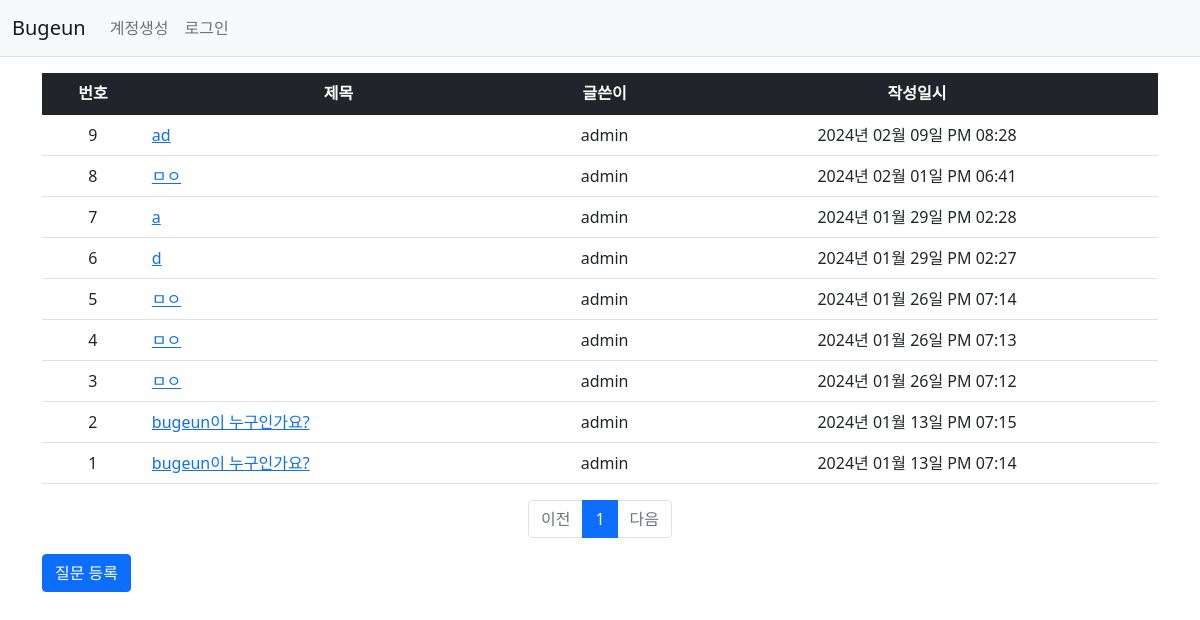
Page /question/list/ on the earlier database version.
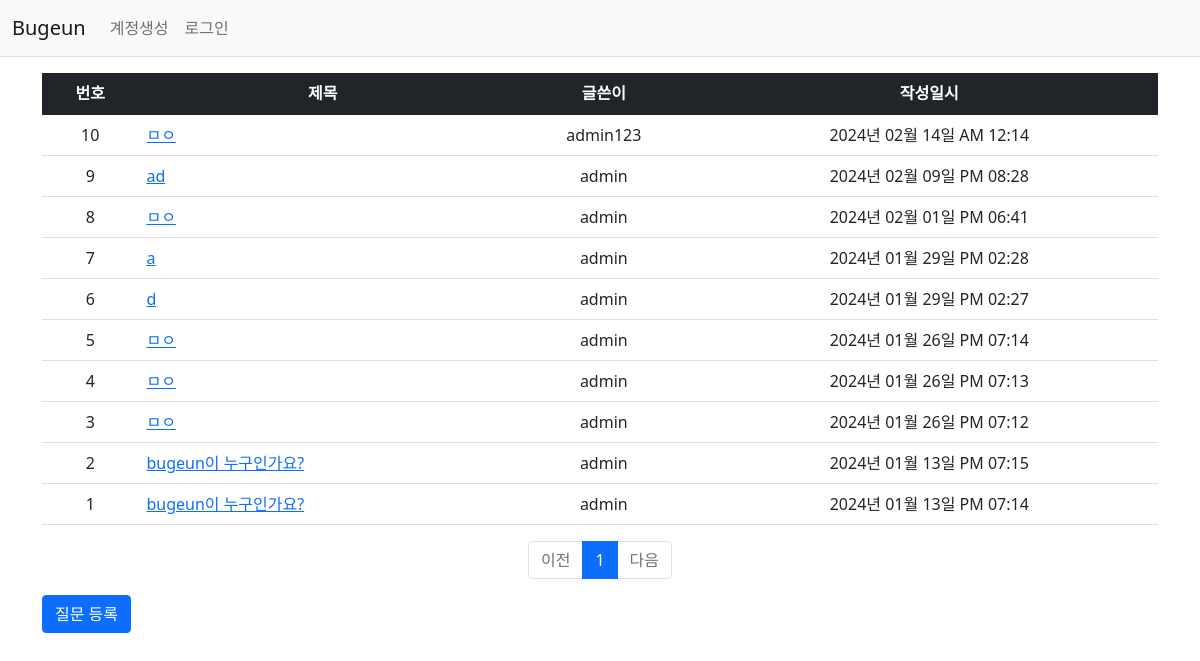
Same page on the later database version.
### homepage/models.py (models this page shows)
class Question(db.Model):
    id = db.Column(db.Integer, primary_key=True)
    subject = db.Column(db.String(200), nullable=False)
    content = db.Column(db.Text(), nullable=False)
    create_date = db.Column(db.DateTime(), nullable=False)
    user_id = db.Column(db.Integer, db.ForeignKey('user.id', ondelete='CASCADE'), nullable=False)
    user = db.relationship('User', backref=db.backref('question_set'))
    modify_date = db.Column(db.DateTime(), nullable=True)

class User(db.Model):
    id = db.Column(db.Integer, primary_key=True)
    username = db.Column(db.String(150), unique=True, nullable=False)
    password = db.Column(db.String(200), nullable=False)
    email = db.Column(db.String(150), unique=True, nullable=False)
    pnumber = db.Column(db.String(150), unique=True, nullable=True)
    Hadress = db.Column(db.String(300), nullable=True)
    pcode = db.Column(db.String(150), nullable=True)
    Cadress = db.Column(db.String(200), nullable=True)
    Clitype = db.Column(db.String(20), nullable=True)
    Ncode = db.Column(db.String(50), nullable=True)

### homepage/views/question_views.py (the view)
@bp.route('/list/')
def _list():
    page = request.args.get('page', type=int, default=1)
    question_list = Question.query.order_by(Question.create_date.desc())
    question_list = question_list.paginate(page=page, per_page=10)
    return render_template('question/question_list.html', question_list=question_list)

### homepage/filter.py (called while the page is built)
def format_datetime(value, fmt='%Y년 %m월 %d일 %p %I:%M'):
    return value.strftime(fmt)

### homepage/views/auth_views.py (called while the page is built)
@bp.before_app_request
def load_logged_in_user():
    user_id = session.get('user_id')
    if user_id is None:
        g.user=None
    else:
        g.user = User.query.get(user_id)

### homepage/templates/question/question_list.html
{% extends 'base.html' %}
{% block content %}
<div class="container my-3">
    <table class="table">
        <thead>
        <tr class="text-center table-dark">
            <th>번호</th>
            <th>제목</th>
            <th>글쓴이</th>
            <th>작성일시</th>
        </tr>
        </thead>
        <tbody>
        {% if question_list %}
        {% for question in question_list.items %}
        <tr class="text-center">
            <td>{{ question_list.total - ((question_list.page-1) * question_list.per_page) - loop.index0 }}</td>
            <td class="text-start">
                <a href="{{ url_for('question.detail', question_id=question.id) }}">{{ question.subject }}</a>
            </td>
            <td>{{ question.user.username }}</td>
            <td>{{ question.create_date|datetime }}</td>
        </tr>
        {% endfor %}
        {% else %}
        <tr>
            <td colspan="3">질문이 없습니다.</td>
        </tr>
        {% endif %}
        </tbody>
    </table>
      <ul class="pagination justify-content-center">
        {% if question_list.has_prev %}
        <li class="page-item">
            <a class="page-link" href="?page={{ question_list.prev_num }}">이전</a>
        </li>
        {% else %}
        <li class="page-item disabled">
            <a class="page-link" tabindex="-1" aria-disabled="true" href="javascript:void(0)">이전</a>
        </li>
        {% endif %}
        {% for page_num in question_list.iter_pages() %}
        {% if page_num %}
        {% if page_num != question_list.page %}
        <li class="page-item">
            <a class="page-link" href="?page={{ page_num }}">{{ page_num }}</a>
        </li>
        {% else %}
        <li class="page-item active" aria-current="page">
            <a class="page-link" href="javascript:void(0)">{{ page_num }}</a>
        </li>
        {% endif %}
        {% else %}
        <li class="disabled">
            <a class="page-link" href="javascript:void(0)">...</a>
        </li>
        {% endif %}
        {% endfor %}
        {% if question_list.has_next %}
        <li class="page-item">
            <a class="page-link" href="?page={{ question_list.next_num }}">다음</a>
        </li>
        {% else %}
        <li class="page-item disabled">
            <a class="page-link" tabindex="-1" aria-disabled="true" href="javascript:void(0)">다음</a>
        </li>
        {% endif %}
    </ul>
    <a href ="{{url_for('question.create')}}" class="btn btn-primary">질문 등록</a>
</div>
{% endblock %}

### homepage/templates/base.html (shortened to what this page needs)
<!doctype html>
<html lang="ko">
<head>
    <link rel="stylesheet" href="{{ url_for('static', filename='bootstrap.min.css') }}">
    <link rel="stylesheet" href="{{ url_for('static', filename='style.css') }}">
</head>
<body>
{% include "navbar.html" %}
{% block content %}
{% endblock %}
</body>
</html>

### homepage/templates/navbar.html (shortened to what this page needs)
<nav class="navbar navbar-expand-lg navbar-light bg-light border-bottom">
    <div class="container-fluid">
        <a class="navbar-brand" href="{{ url_for('main.index') }}">Bugeun</a>
        <div class="collapse navbar-collapse" id="navbarSupportedContent">
                {% if g.user %}
                <ul class="navbar-nav">
                    <li class="nav-item">
                        <a class="nav-link" href="{{url_for('auth.logout')}}">{{ g.user.username }}(로그아웃)</a>
                    </li>
                </ul>
                {% else %}
                <ul class="navbar-nav me-auto mb-2 mb-lg-0">
                    <li class="nav-item">
                        <a class="nav-link" href="{{url_for('auth.signup')}}">계정생성</a>
                    </li>
                    <li class="nav-item">
                        <a class="nav-link" href="{{url_for('auth.login')}}">로그인</a>
                    </li>
            </ul>
            {% endif %}
        </div>
    </div>
</nav>

Differences in the rows shown:
added Question: total "10", subject "ㅁㅇ", user.username "admin123", create_date "2024년 02월 14일 AM 12:14"
